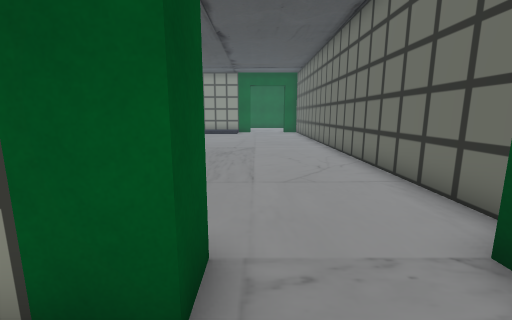
View 1 (above)

22 first-person views from a walk through a Unity game level. The camera is 1.5 m above the floor, tilts 10° down and sees 90° across. The floor is counted in squares, 1 m on a side. Each view is taken from the middle of a square. On the plan, view 1 faces up. The plan holds only what a view shows up to about 13 squares ahead; the rest is blank. The place goes on beyond the plan. Some animated figures are left out. Some surface patterns are stand-ins.

View 2
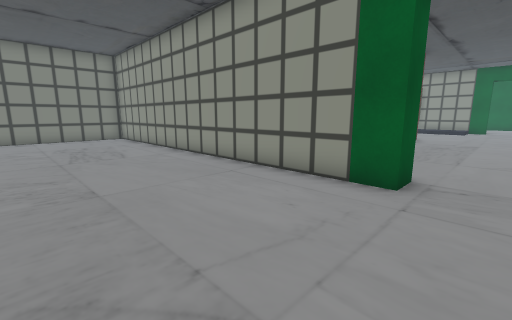

View 3
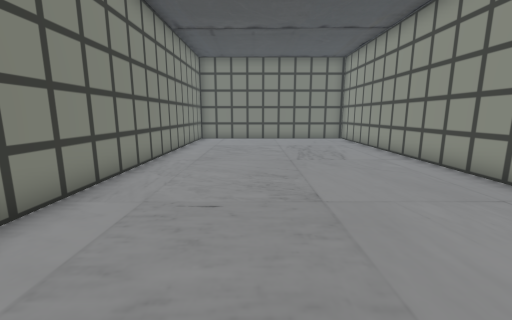

View 4
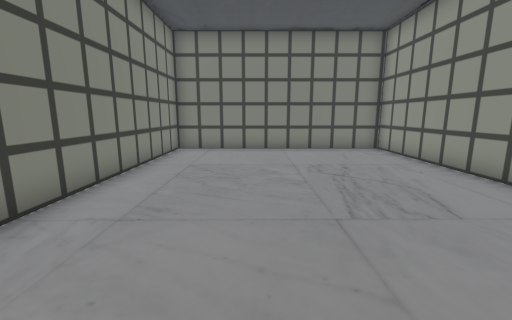

View 5
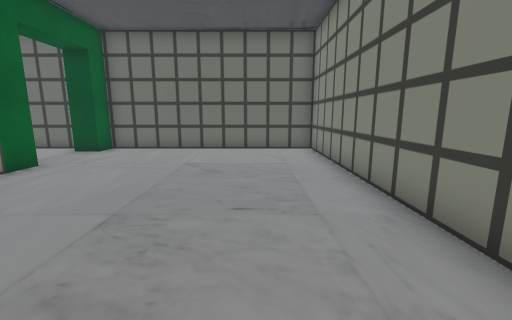

View 6
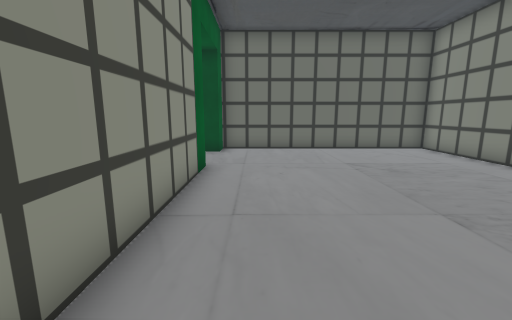

View 7
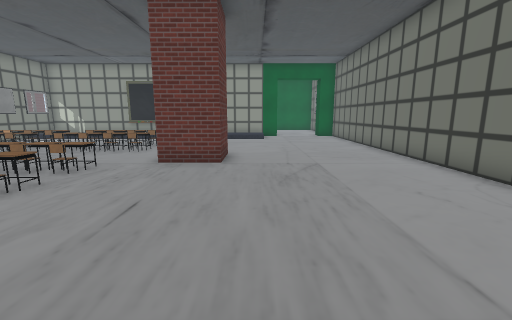

View 8
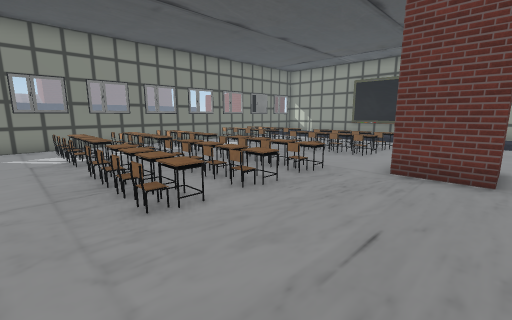

View 9
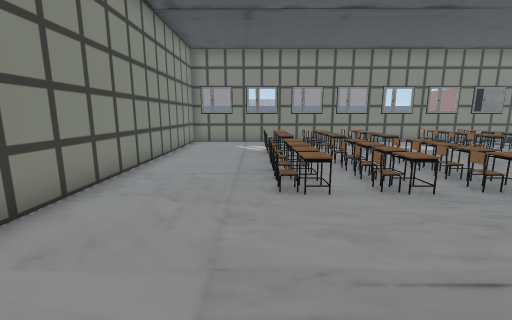

View 10
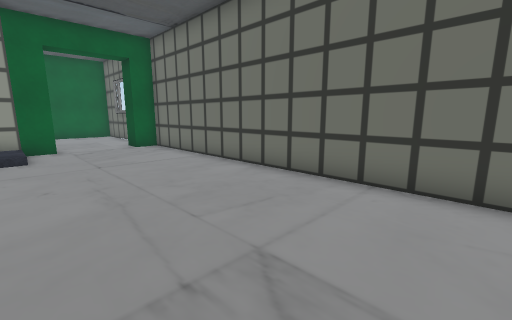

View 11
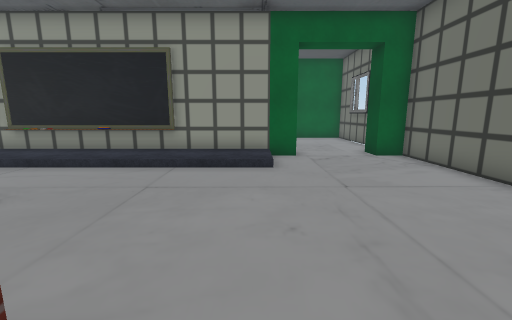

View 12
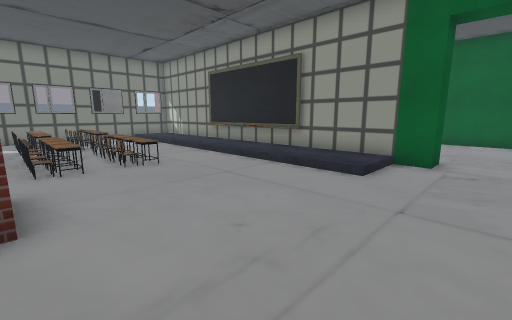

View 13
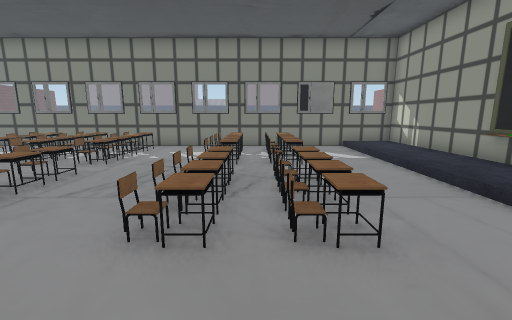

View 14
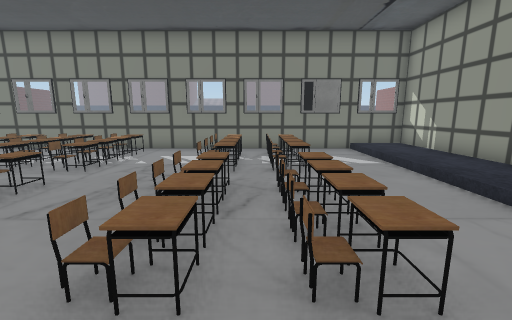

View 15
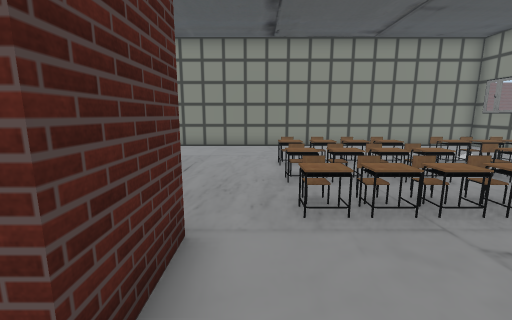

View 16
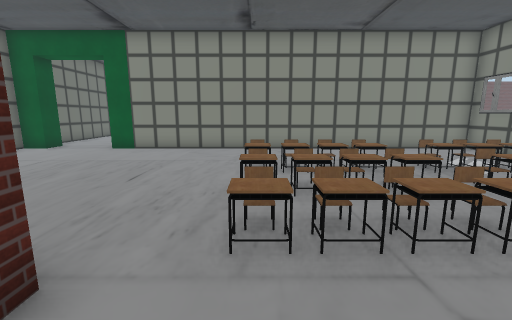

View 17
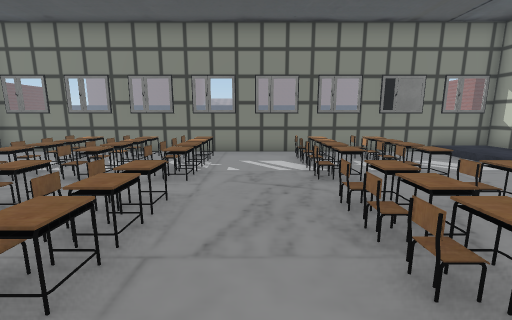

View 18
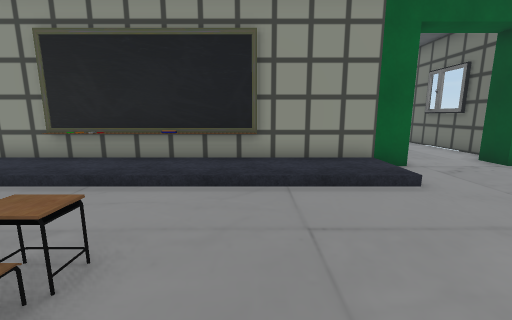

View 19
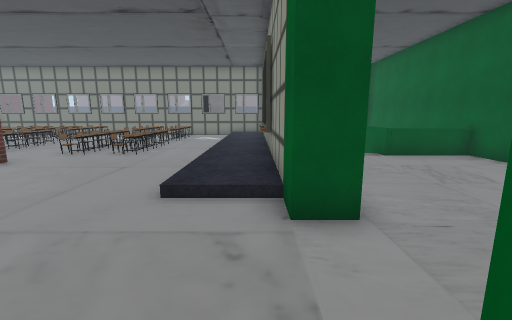

View 20
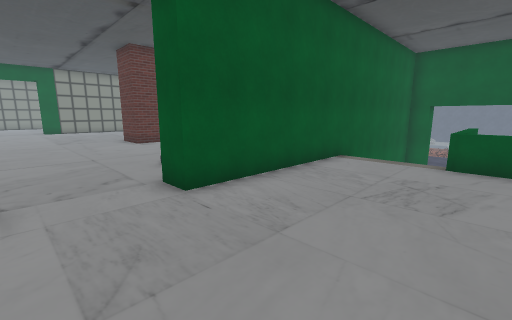

View 21
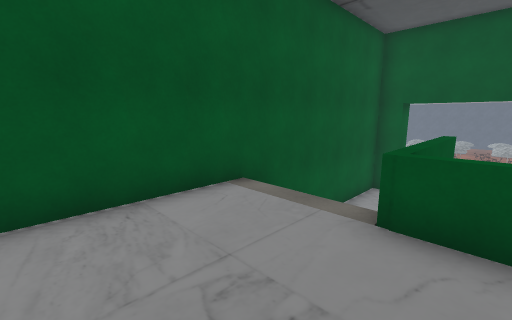

View 22
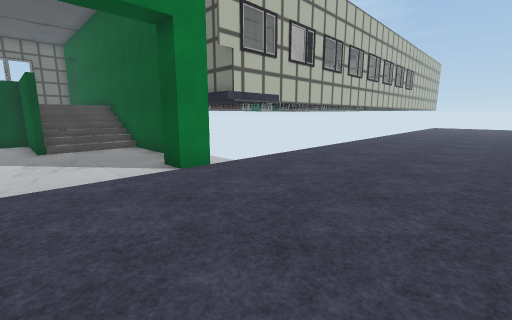

### Floor plan
Key: @ floor where view 1 was taken; # wall or solid block; . main floor; : floor 0.25 m higher than the main floor; - floor 2 m lower than the main floor; / step, stairs or slope; = window, fence, low wall or low ledge; O other object.
Columns run from 23 left of view 1 to 4 right of it. Each row starts with its distance up from view 1.
 28 - --------------=.........#
 27  ------------###=.........#
 26 -------------////.........##
 25 -------------////..........#
 24 -------#-----////..........#
 23 -------################...##
 22 -------     #######:::.....#
 21 ------- ::::::::::::::.....#
 20 ------- ...................#
 19 ------- ...................#
 18 ------- ...................#
 17 -------.OOOO.OOOO..........#
 16 ------- ...................#
 15 ------  OOOO.OOOO..........#
 14 -----   ..........###......#
 13 ----    ..........###......#
 12 ---     ..........###......#
 11 --      OOOO.OOOO..........#
 10         ...................#
  9         OOOO.OOOO..........#
  8         ...................#
  7         OOOO.OOOO..........#
  6         ...................#
  5         ...................#
  4         ...................#
  3         ...................#
  2        ################...##
  1         ...................#
  0         ...............@...#
 -1         ...................#
 -2         ...................#
 -3         ...................#
 -4         ...................#
 -5         ...................#
 -6         ...................#
 -7         ...................#
 -8        #####################

Positions as (right, up) in squares from view 1, and headings:
1: (0, 0), facing up
2: (1, -4), facing up-left
3: (0, -4), facing left
4: (-5, -4), facing left
5: (-8, -5), facing right
6: (-8, 0), facing right
7: (-2, 4), facing up
8: (-3, 5), facing up-left
9: (-2, 6), facing left
10: (-2, 10), facing up-right
11: (-2, 13), facing up
12: (1, 14), facing up-left
13: (-4, 16), facing left
14: (-5, 16), facing left
15: (-6, 15), facing down
16: (-7, 14), facing down
17: (-6, 13), facing left
18: (-5, 15), facing up
19: (3, 22), facing left
20: (2, 28), facing down-left
21: (-3, 28), facing down-left
22: (-23, 28), facing down-right
